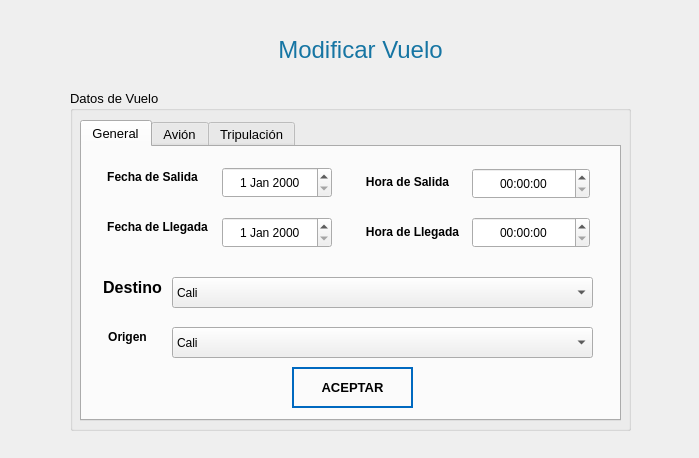
<?xml version="1.0" encoding="UTF-8"?>
<ui version="4.0">
 <class>modificarVuelo</class>
 <widget class="QWidget" name="modificarVuelo">
  <property name="geometry">
   <rect>
    <x>0</x>
    <y>0</y>
    <width>699</width>
    <height>458</height>
   </rect>
  </property>
  <property name="windowTitle">
   <string>Modificar Vuelo</string>
  </property>
  <property name="windowIcon">
   <iconset>
    <normaloff>../Ventanas/Icons/Paper-Plane-icon.png</normaloff>../Ventanas/Icons/Paper-Plane-icon.png</iconset>
  </property>
  <widget class="QGroupBox" name="groupBox_datosvueloM">
   <property name="geometry">
    <rect>
     <x>70</x>
     <y>90</y>
     <width>561</width>
     <height>341</height>
    </rect>
   </property>
   <property name="font">
    <font>
     <family>Nirmala UI</family>
     <pointsize>10</pointsize>
     <weight>9</weight>
     <italic>false</italic>
     <bold>false</bold>
    </font>
   </property>
   <property name="styleSheet">
    <string notr="true">font: 75 10pt &quot;Nirmala UI&quot;;</string>
   </property>
   <property name="title">
    <string>Datos de Vuelo</string>
   </property>
   <widget class="QTabWidget" name="tabla_datosdevueloM">
    <property name="geometry">
     <rect>
      <x>10</x>
      <y>30</y>
      <width>541</width>
      <height>301</height>
     </rect>
    </property>
    <property name="cursor">
     <cursorShape>ArrowCursor</cursorShape>
    </property>
    <property name="contextMenuPolicy">
     <enum>Qt::DefaultContextMenu</enum>
    </property>
    <property name="toolTip">
     <string/>
    </property>
    <property name="whatsThis">
     <string>&lt;html&gt;&lt;head/&gt;&lt;body&gt;&lt;p&gt;General&lt;/p&gt;&lt;/body&gt;&lt;/html&gt;</string>
    </property>
    <property name="styleSheet">
     <string notr="true">color: rgb(0, 0,0);
font: 75 11pt &quot;Nirmala UI&quot;;
font: 75 10pt &quot;Nirmala UI&quot;;</string>
    </property>
    <property name="currentIndex">
     <number>0</number>
    </property>
    <property name="movable">
     <bool>false</bool>
    </property>
    <widget class="QWidget" name="tab_generalM">
     <attribute name="title">
      <string>General</string>
     </attribute>
     <widget class="QDateEdit" name="date_FechaSalidaM">
      <property name="geometry">
       <rect>
        <x>140</x>
        <y>20</y>
        <width>110</width>
        <height>31</height>
       </rect>
      </property>
      <property name="cursor">
       <cursorShape>IBeamCursor</cursorShape>
      </property>
      <property name="styleSheet">
       <string notr="true">color : rgb(0,0,0);
font: 10pt &quot;Nirmala UI&quot;</string>
      </property>
      <property name="alignment">
       <set>Qt::AlignCenter</set>
      </property>
     </widget>
     <widget class="QDateEdit" name="date_FechaLlegadaM">
      <property name="geometry">
       <rect>
        <x>140</x>
        <y>70</y>
        <width>110</width>
        <height>31</height>
       </rect>
      </property>
      <property name="cursor">
       <cursorShape>IBeamCursor</cursorShape>
      </property>
      <property name="styleSheet">
       <string notr="true">color : rgb(0,0,0);
font: 10pt &quot;Nirmala UI&quot;</string>
      </property>
      <property name="alignment">
       <set>Qt::AlignCenter</set>
      </property>
     </widget>
     <widget class="QTimeEdit" name="time_HoraSalidaM">
      <property name="geometry">
       <rect>
        <x>390</x>
        <y>21</y>
        <width>118</width>
        <height>31</height>
       </rect>
      </property>
      <property name="cursor">
       <cursorShape>IBeamCursor</cursorShape>
      </property>
      <property name="styleSheet">
       <string notr="true">color : rgb(0,0,0);
font: 10pt &quot;Nirmala UI&quot;</string>
      </property>
      <property name="alignment">
       <set>Qt::AlignCenter</set>
      </property>
     </widget>
     <widget class="QTimeEdit" name="time_HoraLlegadaM">
      <property name="geometry">
       <rect>
        <x>390</x>
        <y>70</y>
        <width>118</width>
        <height>31</height>
       </rect>
      </property>
      <property name="cursor">
       <cursorShape>IBeamCursor</cursorShape>
      </property>
      <property name="styleSheet">
       <string notr="true">color : rgb(0,0,0);
font: 10pt &quot;Nirmala UI&quot;</string>
      </property>
      <property name="alignment">
       <set>Qt::AlignCenter</set>
      </property>
     </widget>
     <widget class="QLabel" name="lb_FechaSalida">
      <property name="geometry">
       <rect>
        <x>20</x>
        <y>20</y>
        <width>101</width>
        <height>20</height>
       </rect>
      </property>
      <property name="text">
       <string>&lt;html&gt;&lt;head/&gt;&lt;body&gt;&lt;p align=&quot;center&quot;&gt;&lt;span style=&quot; font-weight:600;&quot;&gt;Fecha de Salida&lt;/span&gt;&lt;/p&gt;&lt;/body&gt;&lt;/html&gt;</string>
      </property>
     </widget>
     <widget class="QLabel" name="lb_FechaLlegada">
      <property name="geometry">
       <rect>
        <x>20</x>
        <y>70</y>
        <width>111</width>
        <height>21</height>
       </rect>
      </property>
      <property name="text">
       <string>&lt;html&gt;&lt;head/&gt;&lt;body&gt;&lt;p align=&quot;center&quot;&gt;&lt;span style=&quot; font-weight:600;&quot;&gt;Fecha de Llegada&lt;/span&gt;&lt;/p&gt;&lt;/body&gt;&lt;/html&gt;</string>
      </property>
     </widget>
     <widget class="QLabel" name="lb_HoraSalida">
      <property name="geometry">
       <rect>
        <x>280</x>
        <y>20</y>
        <width>91</width>
        <height>31</height>
       </rect>
      </property>
      <property name="text">
       <string>&lt;html&gt;&lt;head/&gt;&lt;body&gt;&lt;p align=&quot;center&quot;&gt;&lt;span style=&quot; font-weight:600;&quot;&gt;Hora de Salida&lt;/span&gt;&lt;/p&gt;&lt;/body&gt;&lt;/html&gt;</string>
      </property>
     </widget>
     <widget class="QLabel" name="label_4">
      <property name="geometry">
       <rect>
        <x>280</x>
        <y>70</y>
        <width>101</width>
        <height>31</height>
       </rect>
      </property>
      <property name="text">
       <string>&lt;html&gt;&lt;head/&gt;&lt;body&gt;&lt;p align=&quot;center&quot;&gt;&lt;span style=&quot; font-weight:600;&quot;&gt;Hora de Llegada&lt;/span&gt;&lt;/p&gt;&lt;/body&gt;&lt;/html&gt;</string>
      </property>
     </widget>
     <widget class="QLabel" name="lb_destino">
      <property name="geometry">
       <rect>
        <x>20</x>
        <y>130</y>
        <width>61</width>
        <height>21</height>
       </rect>
      </property>
      <property name="text">
       <string>&lt;html&gt;&lt;head/&gt;&lt;body&gt;&lt;p align=&quot;center&quot;&gt;&lt;span style=&quot; font-size:12pt; font-weight:600;&quot;&gt;Destino&lt;/span&gt;&lt;/p&gt;&lt;/body&gt;&lt;/html&gt;</string>
      </property>
     </widget>
     <widget class="QComboBox" name="cb_DestinoM">
      <property name="geometry">
       <rect>
        <x>90</x>
        <y>130</y>
        <width>421</width>
        <height>31</height>
       </rect>
      </property>
      <property name="cursor">
       <cursorShape>PointingHandCursor</cursorShape>
      </property>
      <property name="styleSheet">
       <string notr="true">color : rgb(0,0,0);
font: 10pt &quot;Nirmala UI&quot;</string>
      </property>
      <item>
       <property name="text">
        <string>Cali</string>
       </property>
      </item>
      <item>
       <property name="text">
        <string>Bogota</string>
       </property>
      </item>
      <item>
       <property name="text">
        <string>Pasto</string>
       </property>
      </item>
      <item>
       <property name="text">
        <string>Medellín</string>
       </property>
      </item>
      <item>
       <property name="text">
        <string>Cartagena</string>
       </property>
      </item>
      <item>
       <property name="text">
        <string>Pereira</string>
       </property>
      </item>
     </widget>
     <widget class="QLabel" name="lb_Origen">
      <property name="geometry">
       <rect>
        <x>20</x>
        <y>180</y>
        <width>51</width>
        <height>21</height>
       </rect>
      </property>
      <property name="styleSheet">
       <string notr="true">font: 12pt &quot;Nirmala UI&quot;;</string>
      </property>
      <property name="text">
       <string>&lt;html&gt;&lt;head/&gt;&lt;body&gt;&lt;p align=&quot;center&quot;&gt;&lt;span style=&quot; font-weight:600; color:#000000;&quot;&gt;Origen&lt;/span&gt;&lt;/p&gt;&lt;/body&gt;&lt;/html&gt;</string>
      </property>
     </widget>
     <widget class="QPushButton" name="bt_aceptarGENM">
      <property name="geometry">
       <rect>
        <x>210</x>
        <y>220</y>
        <width>121</width>
        <height>41</height>
       </rect>
      </property>
      <property name="font">
       <font>
        <family>Nirmala UI</family>
        <pointsize>10</pointsize>
        <weight>75</weight>
        <bold>true</bold>
       </font>
      </property>
      <property name="cursor">
       <cursorShape>PointingHandCursor</cursorShape>
      </property>
      <property name="styleSheet">
       <string notr="true">QPushButton
{	
	height: 2em;
 	border-style: solid;
	border-width: 2px;
 	border-color: #0069c0;
	font-weight: bold;
}

QPushButton:hover
{
   	background-color:#0069c0;
	color:white;
}</string>
      </property>
      <property name="text">
       <string>ACEPTAR</string>
      </property>
      <property name="icon">
       <iconset>
        <normaloff>../Ventanas/Icons/paper_plane_aceptar.png</normaloff>../Ventanas/Icons/paper_plane_aceptar.png</iconset>
      </property>
      <property name="iconSize">
       <size>
        <width>40</width>
        <height>50</height>
       </size>
      </property>
      <property name="default">
       <bool>false</bool>
      </property>
      <property name="flat">
       <bool>true</bool>
      </property>
     </widget>
     <widget class="QComboBox" name="cb_OrigenM">
      <property name="geometry">
       <rect>
        <x>90</x>
        <y>180</y>
        <width>421</width>
        <height>31</height>
       </rect>
      </property>
      <property name="cursor">
       <cursorShape>PointingHandCursor</cursorShape>
      </property>
      <property name="styleSheet">
       <string notr="true">color : rgb(0,0,0);
font: 10pt &quot;Nirmala UI&quot;</string>
      </property>
      <item>
       <property name="text">
        <string>Cali</string>
       </property>
      </item>
      <item>
       <property name="text">
        <string>Bogota</string>
       </property>
      </item>
      <item>
       <property name="text">
        <string>Pasto</string>
       </property>
      </item>
      <item>
       <property name="text">
        <string>Medellín</string>
       </property>
      </item>
      <item>
       <property name="text">
        <string>Cartagena</string>
       </property>
      </item>
      <item>
       <property name="text">
        <string>Pereira</string>
       </property>
      </item>
     </widget>
    </widget>
    <widget class="QWidget" name="tab_AvionM">
     <attribute name="title">
      <string>Avión</string>
     </attribute>
     <widget class="QLabel" name="lb_Identificador">
      <property name="geometry">
       <rect>
        <x>10</x>
        <y>20</y>
        <width>101</width>
        <height>31</height>
       </rect>
      </property>
      <property name="styleSheet">
       <string notr="true">font: 75 12pt &quot;Nirmala UI&quot;;</string>
      </property>
      <property name="text">
       <string>&lt;html&gt;&lt;head/&gt;&lt;body&gt;&lt;p align=&quot;center&quot;&gt;&lt;span style=&quot; font-weight:600; color:#000000;&quot;&gt;Identificador&lt;/span&gt;&lt;/p&gt;&lt;/body&gt;&lt;/html&gt;</string>
      </property>
     </widget>
     <widget class="QLabel" name="lb_TipodeAvion">
      <property name="geometry">
       <rect>
        <x>280</x>
        <y>20</y>
        <width>111</width>
        <height>31</height>
       </rect>
      </property>
      <property name="styleSheet">
       <string notr="true">font: 75 12pt &quot;Nirmala UI&quot;;</string>
      </property>
      <property name="text">
       <string>&lt;html&gt;&lt;head/&gt;&lt;body&gt;&lt;p align=&quot;center&quot;&gt;&lt;span style=&quot; font-weight:600; color:#000000;&quot;&gt;Tipo de Avión&lt;/span&gt;&lt;/p&gt;&lt;/body&gt;&lt;/html&gt;</string>
      </property>
     </widget>
     <widget class="QComboBox" name="cb_tipodeAvionM">
      <property name="geometry">
       <rect>
        <x>400</x>
        <y>20</y>
        <width>121</width>
        <height>31</height>
       </rect>
      </property>
      <property name="cursor">
       <cursorShape>PointingHandCursor</cursorShape>
      </property>
      <property name="styleSheet">
       <string notr="true">color : rgb(0,0,0);
font: 10pt &quot;Nirmala UI&quot;</string>
      </property>
      <property name="editable">
       <bool>false</bool>
      </property>
      <property name="duplicatesEnabled">
       <bool>false</bool>
      </property>
      <property name="frame">
       <bool>true</bool>
      </property>
      <item>
       <property name="text">
        <string>Pasajeros</string>
       </property>
      </item>
      <item>
       <property name="text">
        <string>Carga</string>
       </property>
      </item>
     </widget>
     <widget class="QLabel" name="lb_Capacidad">
      <property name="geometry">
       <rect>
        <x>50</x>
        <y>120</y>
        <width>81</width>
        <height>31</height>
       </rect>
      </property>
      <property name="styleSheet">
       <string notr="true">font: 75 12pt &quot;Nirmala UI&quot;;</string>
      </property>
      <property name="text">
       <string>&lt;html&gt;&lt;head/&gt;&lt;body&gt;&lt;p align=&quot;center&quot;&gt;&lt;span style=&quot; font-weight:600; color:#000000;&quot;&gt;Capacidad&lt;/span&gt;&lt;/p&gt;&lt;/body&gt;&lt;/html&gt;</string>
      </property>
     </widget>
     <widget class="QLabel" name="lb_Modelo">
      <property name="geometry">
       <rect>
        <x>280</x>
        <y>70</y>
        <width>61</width>
        <height>31</height>
       </rect>
      </property>
      <property name="styleSheet">
       <string notr="true">font: 75 12pt &quot;Nirmala UI&quot;;</string>
      </property>
      <property name="text">
       <string>&lt;html&gt;&lt;head/&gt;&lt;body&gt;&lt;p align=&quot;center&quot;&gt;&lt;span style=&quot; font-weight:600; color:#000000;&quot;&gt;Modelo&lt;/span&gt;&lt;/p&gt;&lt;/body&gt;&lt;/html&gt;</string>
      </property>
     </widget>
     <widget class="QLabel" name="lb_Propulsion">
      <property name="geometry">
       <rect>
        <x>20</x>
        <y>70</y>
        <width>91</width>
        <height>31</height>
       </rect>
      </property>
      <property name="styleSheet">
       <string notr="true">font: 75 12pt &quot;Nirmala UI&quot;;</string>
      </property>
      <property name="text">
       <string>&lt;html&gt;&lt;head/&gt;&lt;body&gt;&lt;p align=&quot;center&quot;&gt;&lt;span style=&quot; font-weight:600; color:#000000;&quot;&gt;Propulsión&lt;/span&gt;&lt;/p&gt;&lt;/body&gt;&lt;/html&gt;</string>
      </property>
     </widget>
     <widget class="QComboBox" name="cb_PropulsionM">
      <property name="geometry">
       <rect>
        <x>120</x>
        <y>70</y>
        <width>131</width>
        <height>31</height>
       </rect>
      </property>
      <property name="cursor">
       <cursorShape>PointingHandCursor</cursorShape>
      </property>
      <property name="styleSheet">
       <string notr="true">color : rgb(0,0,0);
font: 10pt &quot;Nirmala UI&quot;</string>
      </property>
      <property name="editable">
       <bool>false</bool>
      </property>
      <property name="duplicatesEnabled">
       <bool>false</bool>
      </property>
      <property name="frame">
       <bool>true</bool>
      </property>
      <item>
       <property name="text">
        <string>Reacción</string>
       </property>
      </item>
      <item>
       <property name="text">
        <string>Turbo Hélice</string>
       </property>
      </item>
      <item>
       <property name="text">
        <string>Hélice</string>
       </property>
      </item>
     </widget>
     <widget class="QComboBox" name="cb_ModeloM">
      <property name="geometry">
       <rect>
        <x>350</x>
        <y>70</y>
        <width>171</width>
        <height>31</height>
       </rect>
      </property>
      <property name="cursor">
       <cursorShape>PointingHandCursor</cursorShape>
      </property>
      <property name="styleSheet">
       <string notr="true">color : rgb(0,0,0);
font: 10pt &quot;Nirmala UI&quot;</string>
      </property>
      <property name="editable">
       <bool>false</bool>
      </property>
      <property name="duplicatesEnabled">
       <bool>false</bool>
      </property>
      <property name="frame">
       <bool>true</bool>
      </property>
     </widget>
     <widget class="QLabel" name="lb_Motores">
      <property name="geometry">
       <rect>
        <x>220</x>
        <y>120</y>
        <width>71</width>
        <height>31</height>
       </rect>
      </property>
      <property name="styleSheet">
       <string notr="true">font: 75 12pt &quot;Nirmala UI&quot;;</string>
      </property>
      <property name="text">
       <string>&lt;html&gt;&lt;head/&gt;&lt;body&gt;&lt;p align=&quot;center&quot;&gt;&lt;span style=&quot; font-weight:600; color:#000000;&quot;&gt;Motores&lt;/span&gt;&lt;/p&gt;&lt;/body&gt;&lt;/html&gt;</string>
      </property>
     </widget>
     <widget class="QLabel" name="lb_PesoNominal">
      <property name="geometry">
       <rect>
        <x>340</x>
        <y>120</y>
        <width>111</width>
        <height>31</height>
       </rect>
      </property>
      <property name="styleSheet">
       <string notr="true">font: 75 12pt &quot;Nirmala UI&quot;;</string>
      </property>
      <property name="text">
       <string>&lt;html&gt;&lt;head/&gt;&lt;body&gt;&lt;p align=&quot;center&quot;&gt;&lt;span style=&quot; font-weight:600; color:#000000;&quot;&gt;Peso Nominal&lt;/span&gt;&lt;/p&gt;&lt;/body&gt;&lt;/html&gt;</string>
      </property>
     </widget>
     <widget class="QLabel" name="lb_Kg">
      <property name="geometry">
       <rect>
        <x>430</x>
        <y>160</y>
        <width>21</width>
        <height>31</height>
       </rect>
      </property>
      <property name="styleSheet">
       <string notr="true">font: 75 12pt &quot;Nirmala UI&quot;;</string>
      </property>
      <property name="text">
       <string>&lt;html&gt;&lt;head/&gt;&lt;body&gt;&lt;p align=&quot;center&quot;&gt;&lt;span style=&quot; font-weight:400; color:#000000;&quot;&gt;Kg&lt;/span&gt;&lt;/p&gt;&lt;/body&gt;&lt;/html&gt;</string>
      </property>
     </widget>
     <widget class="QPushButton" name="bt_aceptarAVM">
      <property name="geometry">
       <rect>
        <x>200</x>
        <y>220</y>
        <width>131</width>
        <height>41</height>
       </rect>
      </property>
      <property name="font">
       <font>
        <family>Nirmala UI</family>
        <pointsize>10</pointsize>
        <weight>75</weight>
        <italic>false</italic>
        <bold>true</bold>
       </font>
      </property>
      <property name="cursor">
       <cursorShape>PointingHandCursor</cursorShape>
      </property>
      <property name="styleSheet">
       <string notr="true">QPushButton
{	
	height: 2em;
 	border-style: solid;
	border-width: 2px;
 	border-color: #0069c0;
	font-weight: bold;
}

QPushButton:hover
{
   	background-color:#0069c0;
	color:white;
}</string>
      </property>
      <property name="text">
       <string>ACEPTAR</string>
      </property>
      <property name="icon">
       <iconset>
        <normaloff>../Ventanas/Icons/paper_plane_aceptar.png</normaloff>../Ventanas/Icons/paper_plane_aceptar.png</iconset>
      </property>
      <property name="iconSize">
       <size>
        <width>40</width>
        <height>50</height>
       </size>
      </property>
      <property name="default">
       <bool>true</bool>
      </property>
      <property name="flat">
       <bool>true</bool>
      </property>
     </widget>
     <widget class="QPushButton" name="bt_check">
      <property name="geometry">
       <rect>
        <x>220</x>
        <y>20</y>
        <width>41</width>
        <height>31</height>
       </rect>
      </property>
      <property name="text">
       <string/>
      </property>
      <property name="icon">
       <iconset>
        <normaloff>../Ventanas/Icons/check.png</normaloff>../Ventanas/Icons/check.png</iconset>
      </property>
      <property name="iconSize">
       <size>
        <width>30</width>
        <height>30</height>
       </size>
      </property>
      <property name="flat">
       <bool>true</bool>
      </property>
     </widget>
     <widget class="QComboBox" name="cb_identificadorM">
      <property name="geometry">
       <rect>
        <x>120</x>
        <y>20</y>
        <width>101</width>
        <height>31</height>
       </rect>
      </property>
      <property name="cursor">
       <cursorShape>PointingHandCursor</cursorShape>
      </property>
      <property name="styleSheet">
       <string notr="true">color : rgb(0,0,0);
font: 10pt &quot;Nirmala UI&quot;</string>
      </property>
      <property name="editable">
       <bool>false</bool>
      </property>
      <property name="duplicatesEnabled">
       <bool>false</bool>
      </property>
      <property name="frame">
       <bool>true</bool>
      </property>
     </widget>
     <widget class="QLineEdit" name="le_capacidadM">
      <property name="geometry">
       <rect>
        <x>60</x>
        <y>160</y>
        <width>61</width>
        <height>31</height>
       </rect>
      </property>
      <property name="font">
       <font>
        <family>Nirmala UI</family>
        <pointsize>10</pointsize>
        <weight>9</weight>
        <italic>false</italic>
        <bold>false</bold>
       </font>
      </property>
      <property name="toolTip">
       <string/>
      </property>
      <property name="inputMask">
       <string/>
      </property>
      <property name="text">
       <string/>
      </property>
      <property name="placeholderText">
       <string/>
      </property>
     </widget>
     <widget class="QLineEdit" name="le_MotoreM">
      <property name="geometry">
       <rect>
        <x>230</x>
        <y>160</y>
        <width>61</width>
        <height>31</height>
       </rect>
      </property>
      <property name="font">
       <font>
        <family>Nirmala UI</family>
        <pointsize>10</pointsize>
        <weight>9</weight>
        <italic>false</italic>
        <bold>false</bold>
       </font>
      </property>
      <property name="toolTip">
       <string/>
      </property>
      <property name="inputMask">
       <string/>
      </property>
      <property name="text">
       <string/>
      </property>
      <property name="placeholderText">
       <string/>
      </property>
     </widget>
     <widget class="QLineEdit" name="le_pesoNominalM">
      <property name="geometry">
       <rect>
        <x>360</x>
        <y>160</y>
        <width>61</width>
        <height>31</height>
       </rect>
      </property>
      <property name="font">
       <font>
        <family>Nirmala UI</family>
        <pointsize>10</pointsize>
        <weight>9</weight>
        <italic>false</italic>
        <bold>false</bold>
       </font>
      </property>
      <property name="toolTip">
       <string/>
      </property>
      <property name="inputMask">
       <string/>
      </property>
      <property name="text">
       <string/>
      </property>
      <property name="placeholderText">
       <string/>
      </property>
     </widget>
    </widget>
    <widget class="QWidget" name="tab_tripulacion">
     <attribute name="title">
      <string>Tripulación</string>
     </attribute>
     <widget class="QLabel" name="lb_CodigoTripulacion">
      <property name="geometry">
       <rect>
        <x>130</x>
        <y>20</y>
        <width>151</width>
        <height>31</height>
       </rect>
      </property>
      <property name="text">
       <string>&lt;html&gt;&lt;head/&gt;&lt;body&gt;&lt;p align=&quot;center&quot;&gt;&lt;span style=&quot; font-size:12pt; font-weight:600;&quot;&gt;Código Tripulación&lt;/span&gt;&lt;/p&gt;&lt;/body&gt;&lt;/html&gt;</string>
      </property>
     </widget>
     <widget class="QComboBox" name="cb_CodigoTripulacionM">
      <property name="geometry">
       <rect>
        <x>300</x>
        <y>20</y>
        <width>101</width>
        <height>31</height>
       </rect>
      </property>
      <property name="cursor">
       <cursorShape>PointingHandCursor</cursorShape>
      </property>
      <property name="styleSheet">
       <string notr="true">color : rgb(0,0,0);
font: 10pt &quot;Nirmala UI&quot;</string>
      </property>
      <property name="editable">
       <bool>false</bool>
      </property>
      <property name="duplicatesEnabled">
       <bool>false</bool>
      </property>
      <property name="frame">
       <bool>true</bool>
      </property>
      <item>
       <property name="text">
        <string>TRIP1234</string>
       </property>
      </item>
      <item>
       <property name="text">
        <string>TRIP6743</string>
       </property>
      </item>
      <item>
       <property name="text">
        <string>TRIP4321</string>
       </property>
      </item>
     </widget>
     <widget class="QTableWidget" name="tb_tablaTripulacionM">
      <property name="geometry">
       <rect>
        <x>20</x>
        <y>70</y>
        <width>501</width>
        <height>131</height>
       </rect>
      </property>
      <property name="font">
       <font>
        <family>Open Sans</family>
        <pointsize>10</pointsize>
        <weight>1</weight>
        <italic>false</italic>
        <bold>false</bold>
       </font>
      </property>
      <property name="styleSheet">
       <string notr="true">color : rgb(0,0,0);
font: 9 pt &quot;Open Sans&quot;</string>
      </property>
      <column>
       <property name="text">
        <string>Cédula</string>
       </property>
       <property name="font">
        <font>
         <family>Nirmala UI</family>
         <pointsize>11</pointsize>
         <weight>75</weight>
         <bold>true</bold>
        </font>
       </property>
       <property name="foreground">
        <brush brushstyle="SolidPattern">
         <color alpha="255">
          <red>22</red>
          <green>117</green>
          <blue>163</blue>
         </color>
        </brush>
       </property>
      </column>
      <column>
       <property name="text">
        <string>Nombre</string>
       </property>
       <property name="font">
        <font>
         <family>Nirmala UI</family>
         <pointsize>11</pointsize>
         <weight>75</weight>
         <bold>true</bold>
        </font>
       </property>
       <property name="foreground">
        <brush brushstyle="SolidPattern">
         <color alpha="255">
          <red>22</red>
          <green>117</green>
          <blue>163</blue>
         </color>
        </brush>
       </property>
      </column>
      <column>
       <property name="text">
        <string>Apellido</string>
       </property>
       <property name="font">
        <font>
         <family>Nirmala UI</family>
         <pointsize>11</pointsize>
         <weight>75</weight>
         <bold>true</bold>
        </font>
       </property>
       <property name="foreground">
        <brush brushstyle="SolidPattern">
         <color alpha="255">
          <red>22</red>
          <green>117</green>
          <blue>163</blue>
         </color>
        </brush>
       </property>
      </column>
      <column>
       <property name="text">
        <string>Licencia</string>
       </property>
       <property name="font">
        <font>
         <family>Nirmala UI</family>
         <pointsize>11</pointsize>
         <weight>75</weight>
         <bold>true</bold>
        </font>
       </property>
       <property name="foreground">
        <brush brushstyle="SolidPattern">
         <color alpha="255">
          <red>22</red>
          <green>117</green>
          <blue>163</blue>
         </color>
        </brush>
       </property>
      </column>
      <column>
       <property name="text">
        <string>Rev Medica</string>
       </property>
       <property name="font">
        <font>
         <family>Nirmala UI</family>
         <pointsize>11</pointsize>
         <weight>75</weight>
         <bold>true</bold>
        </font>
       </property>
       <property name="foreground">
        <brush brushstyle="SolidPattern">
         <color alpha="255">
          <red>22</red>
          <green>117</green>
          <blue>163</blue>
         </color>
        </brush>
       </property>
      </column>
      <column>
       <property name="text">
        <string>Horas Vuelo</string>
       </property>
       <property name="font">
        <font>
         <family>Nirmala UI</family>
         <pointsize>11</pointsize>
         <weight>75</weight>
         <bold>true</bold>
        </font>
       </property>
       <property name="foreground">
        <brush brushstyle="SolidPattern">
         <color alpha="255">
          <red>22</red>
          <green>117</green>
          <blue>163</blue>
         </color>
        </brush>
       </property>
      </column>
     </widget>
     <widget class="QPushButton" name="bt_guardarTodoM">
      <property name="geometry">
       <rect>
        <x>210</x>
        <y>220</y>
        <width>131</width>
        <height>41</height>
       </rect>
      </property>
      <property name="font">
       <font>
        <family>Nirmala UI</family>
        <pointsize>10</pointsize>
        <weight>75</weight>
        <italic>false</italic>
        <bold>true</bold>
       </font>
      </property>
      <property name="cursor">
       <cursorShape>PointingHandCursor</cursorShape>
      </property>
      <property name="styleSheet">
       <string notr="true">QPushButton
{	
	height: 2em;
 	border-style: solid;
	border-width: 2px;
 	border-color: #0069c0;
	font-weight: bold;
}

QPushButton:hover
{
   	background-color:#0069c0;
	color:white;
}</string>
      </property>
      <property name="text">
       <string>GUARDAR</string>
      </property>
      <property name="icon">
       <iconset>
        <normaloff>../Ventanas/Icons/paper_plane_aceptar.png</normaloff>../Ventanas/Icons/paper_plane_aceptar.png</iconset>
      </property>
      <property name="iconSize">
       <size>
        <width>40</width>
        <height>50</height>
       </size>
      </property>
      <property name="default">
       <bool>true</bool>
      </property>
      <property name="flat">
       <bool>true</bool>
      </property>
     </widget>
    </widget>
   </widget>
  </widget>
  <widget class="QLabel" name="lb_facturanum">
   <property name="geometry">
    <rect>
     <x>250</x>
     <y>30</y>
     <width>221</width>
     <height>41</height>
    </rect>
   </property>
   <property name="styleSheet">
    <string notr="true">font: 63 26pt &quot;Open Sans Semibold&quot;;</string>
   </property>
   <property name="text">
    <string>&lt;html&gt;&lt;head/&gt;&lt;body&gt;&lt;p align=&quot;center&quot;&gt;&lt;span style=&quot; font-size:18pt; font-weight:400; color:#1675a3;&quot;&gt;Modificar Vuelo&lt;/span&gt;&lt;/p&gt;&lt;/body&gt;&lt;/html&gt;</string>
   </property>
  </widget>
 </widget>
 <resources/>
 <connections/>
</ui>
